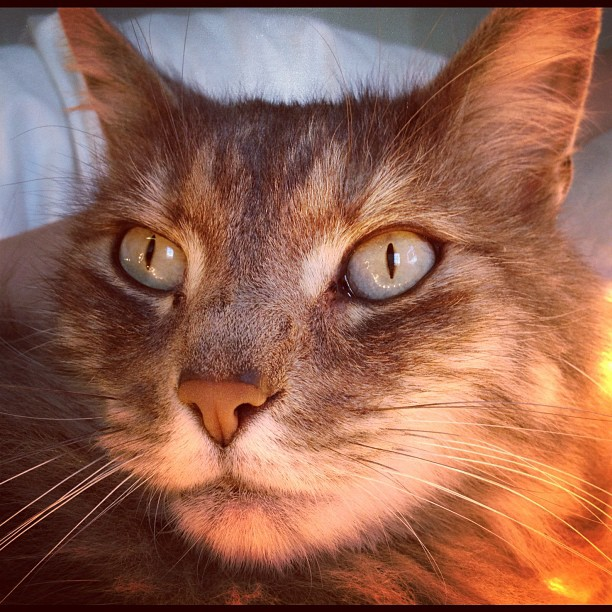
#> input picture data2/cat.(5804b25e64d211e18bb812313804a181_7).png, 612 x 612 px, found by its file name; its folder holds 4 pictures in this run
$ python main.py   (older library calls are emulated)
#> lines starting #> are read from the running program, lines starting #| are printed output that depends on the picture
### image_classifier.py

def image_classifier(path):
#> called with path = '/home/apurvnit/Projects/cat-or-not/data2'
    import os, os.path
    import numpy as np
    from PIL import Image

    valid_images = [".jpg", ".gif", ".png", ".tga"]
    imgs = []
    c = 0
    Y = []
    for f in os.listdir(path):
        try:
            ext = os.path.splitext(f)[1]
            if ext.lower() not in valid_images:
                continue
            img = Image.open(os.path.join(path, f))
#> img is the input picture: PIL image 612x612 RGB; mean R, G, B 148.5, 98.9, 80.7
            img = np.array(img.resize((64, 64), Image.ANTIALIAS))
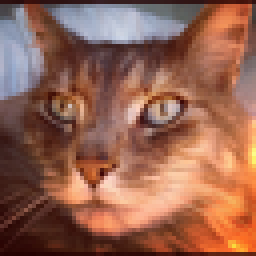
#> img: shape (64, 64, 3) (shown 4 times larger); mean R, G, B 148.6, 99, 80.7

            # img = img.reshape(64, 64, 3)
            imgs.append(img.reshape(12288)/255)
            Y.append(f[:f.find('.')] == 'cat')

        except: pass
#> pass 2 of the loop in image_classifier, `for f in os.listdir(path):`:
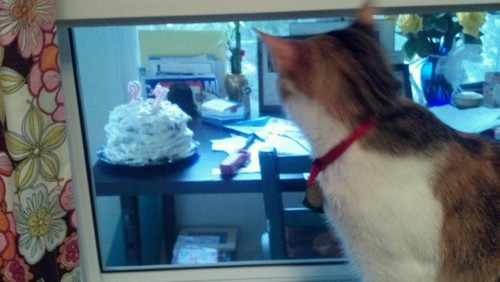
#> input picture data2/cat.(kublai59).jpg, 500 x 282 px, found by its file name
#> in image_classifier, img is the input picture: PIL image 500x282 RGB; mean R, G, B 87.5, 110.4, 120.6
#> in image_classifier, `img = np.array(img.resize((64, 64), Image.ANTIALIAS))`:
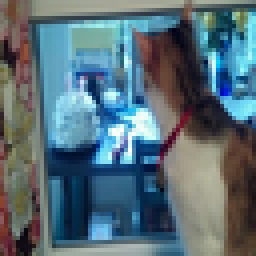
#> img: shape (64, 64, 3) (shown 4 times larger); mean R, G, B 87.5, 110.4, 120.6
#> pass 3 of the loop in image_classifier, `for f in os.listdir(path):`:
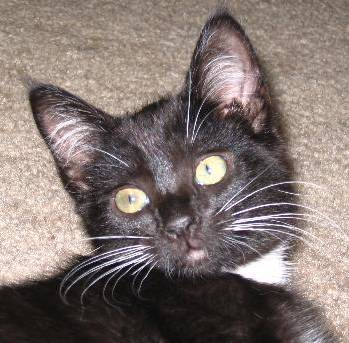
#> input picture data2/cat.102.jpg, 349 x 343 px, found by its file name
#> in image_classifier, img is the input picture: PIL image 349x343 RGB; mean R, G, B 128.6, 115.9, 111.8
#> in image_classifier, `img = np.array(img.resize((64, 64), Image.ANTIALIAS))`:
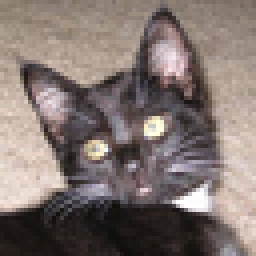
#> img: shape (64, 64, 3) (shown 4 times larger); mean R, G, B 128.5, 115.9, 111.8
#> the loop made 4 passes; the first 3 are shown

    # print(np.array(imgs).shape, np.array(Y).shape)
    return np.array(imgs).T, np.array(Y)


# [6 lines left out: function rename, not called in this run]

# rename(r'/home/apurvnit/Projects/cat-or-not data/catmapper',r'*.jpg',r'cat.(%s)')

### main.py
# module libraries
from image_classifier import image_classifier
from Network import Network
from sklearn.preprocessing import OneHotEncoder
from sklearn.utils import shuffle
# other libs
import numpy as np
import sys


def pre_processing(Y):
    Y = Y.reshape(1, Y.shape[0])
    onehot = OneHotEncoder(categorical_features=[1])
    Y = onehot.fit_transform(Y).toarray()
    return Y

path = "/home/apurvnit/Projects/cat-or-not/data2"
if len(sys.argv) == 2:
    path = sys.argv[1]

X, Y = image_classifier(path)
print(X.shape)
#| (12288, 4)
#> (the run stopped early here; a loop or call above may not have finished)
